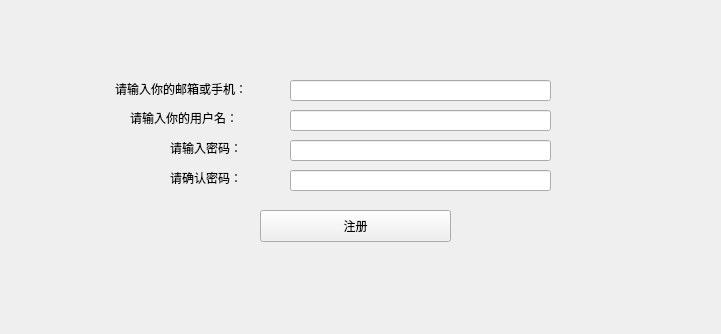
<?xml version="1.0" encoding="UTF-8"?>
<ui version="4.0">
 <class>registerWindow</class>
 <widget class="QWidget" name="registerWindow">
  <property name="geometry">
   <rect>
    <x>0</x>
    <y>0</y>
    <width>721</width>
    <height>334</height>
   </rect>
  </property>
  <property name="maximumSize">
   <size>
    <width>721</width>
    <height>334</height>
   </size>
  </property>
  <property name="windowTitle">
   <string>注册</string>
  </property>
  <widget class="QLabel" name="label">
   <property name="geometry">
    <rect>
     <x>115</x>
     <y>81</y>
     <width>146</width>
     <height>16</height>
    </rect>
   </property>
   <property name="text">
    <string>请输入你的邮箱或手机：</string>
   </property>
  </widget>
  <widget class="QLabel" name="label_2">
   <property name="geometry">
    <rect>
     <x>130</x>
     <y>110</y>
     <width>120</width>
     <height>16</height>
    </rect>
   </property>
   <property name="text">
    <string>请输入你的用户名：</string>
   </property>
  </widget>
  <widget class="QLabel" name="label_3">
   <property name="geometry">
    <rect>
     <x>170</x>
     <y>140</y>
     <width>80</width>
     <height>16</height>
    </rect>
   </property>
   <property name="text">
    <string>请输入密码：</string>
   </property>
  </widget>
  <widget class="QLabel" name="label_4">
   <property name="geometry">
    <rect>
     <x>170</x>
     <y>170</y>
     <width>80</width>
     <height>16</height>
    </rect>
   </property>
   <property name="text">
    <string>请确认密码：</string>
   </property>
  </widget>
  <widget class="QLineEdit" name="lineEdit_userphone">
   <property name="geometry">
    <rect>
     <x>290</x>
     <y>80</y>
     <width>261</width>
     <height>21</height>
    </rect>
   </property>
  </widget>
  <widget class="QLineEdit" name="lineEdit_username">
   <property name="geometry">
    <rect>
     <x>290</x>
     <y>110</y>
     <width>261</width>
     <height>21</height>
    </rect>
   </property>
  </widget>
  <widget class="QLineEdit" name="lineEdit_password">
   <property name="geometry">
    <rect>
     <x>290</x>
     <y>140</y>
     <width>261</width>
     <height>21</height>
    </rect>
   </property>
  </widget>
  <widget class="QLineEdit" name="lineEdit_checkpassword">
   <property name="geometry">
    <rect>
     <x>290</x>
     <y>170</y>
     <width>261</width>
     <height>21</height>
    </rect>
   </property>
  </widget>
  <widget class="QPushButton" name="pushButton">
   <property name="geometry">
    <rect>
     <x>260</x>
     <y>210</y>
     <width>191</width>
     <height>32</height>
    </rect>
   </property>
   <property name="text">
    <string>注册</string>
   </property>
  </widget>
 </widget>
 <resources/>
 <connections/>
</ui>
